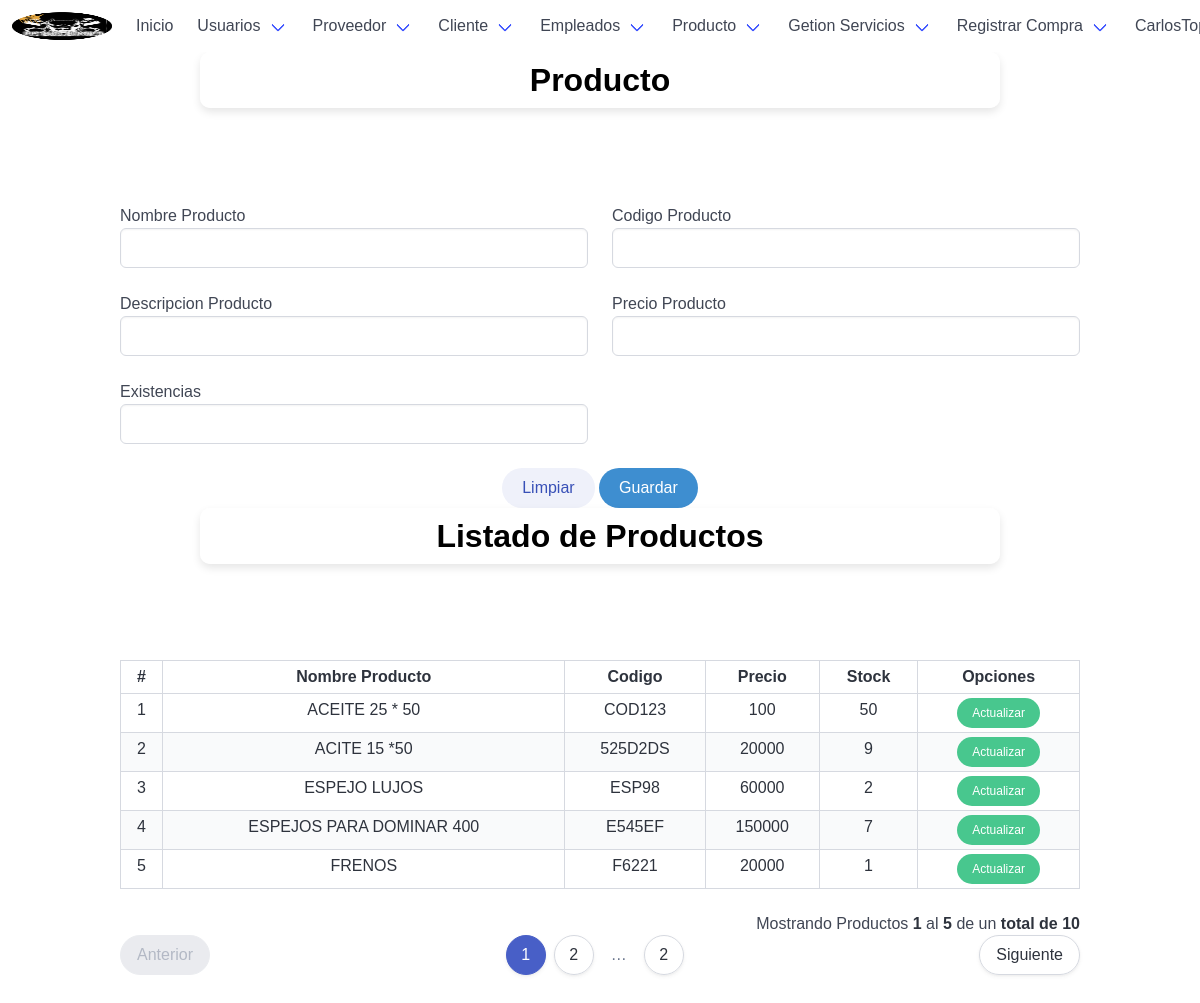
/productNew/ (signed in), run on the app's committed database.
### tables this page shows
CREATE TABLE `producto` (
  `id_producto` int(10) NOT NULL,
  `nom_producto` varchar(45) NOT NULL,
  `codigo` varchar(45) NOT NULL,
  `descripcion` varchar(45) DEFAULT NULL,
  `precio_unitario` int(10) DEFAULT NULL,
  `existencias` int(10) DEFAULT NULL
);

### app/controllers/productController.php (the view, shortened to what this page needs)
<?php
	class productController extends mainModel{
		public function listarProductoControlador($pagina, $registros, $url, $busqueda) {
			$pagina = $this->limpiarCadena($pagina);
			$registros = $this->limpiarCadena($registros);
			$url = $this->limpiarCadena($url);
			$url = APP_URL . $url . "/";
			$busqueda = $this->limpiarCadena($busqueda);
			$tabla = "";
			$pagina = (isset($pagina) && $pagina > 0) ? (int)$pagina : 1;
			$inicio = ($pagina > 0) ? (($pagina * $registros) - $registros) : 0;
			if (isset($busqueda) && $busqueda != "") {
				$consulta_datos = "SELECT * FROM producto WHERE (nom_producto LIKE '%$busqueda%' OR codigo LIKE '%$busqueda%') ORDER BY nom_producto ASC LIMIT $inicio, $registros";
				$consulta_total = "SELECT COUNT(id_producto) FROM producto	WHERE (nom_producto LIKE '%$busqueda%' OR codigo LIKE '%$busqueda%')";
			} else {
				$consulta_datos = "SELECT * FROM producto ORDER BY nom_producto ASC LIMIT $inicio, $registros";
				$consulta_total = "SELECT COUNT(nom_producto) FROM producto";
			}
			$datos = $this->ejecutarConsulta($consulta_datos);
			$datos = $datos->fetchAll();
			$total = $this->ejecutarConsulta($consulta_total);
			$total = (int)$total->fetchColumn();
			$numeroPaginas = ceil($total / $registros);
			$tabla .= '
				<div class="table-container">
				<table class="table is-bordered is-striped is-narrow is-hoverable is-fullwidth">
					<thead>
						<tr>
							<th class="has-text-centered">#</th>
							<th class="has-text-centered">Nombre Producto</th>
							<th class="has-text-centered">Codigo</th>
							<th class="has-text-centered">Precio</th>
							<th class="has-text-centered">Stock</th>
							<th class="has-text-centered" colspan="3">Opciones</th>
						</tr>
					</thead>
					<tbody>
			';
			if ($total >= 1 && $pagina <= $numeroPaginas) {
				$contador = $inicio + 1;
				$pag_inicio = $inicio + 1;
				foreach ($datos as $rows) {
					$tabla .= '
						<tr class="has-text-centered">
							<td>' . $contador . '</td>
							<td>' . $rows['nom_producto'] . '</td>
							<td>' . $rows['codigo']. '</td>
							<td>' . $rows['precio_unitario'] . '</td>
							<td>' . $rows['existencias'] . '</td>
							<td>
								<a href="' . APP_URL . 'productUpdate/' . $rows['id_producto'] . '/" class="button is-success is-rounded is-small">Actualizar</a>
							</td>
						</tr>
					';
					$contador++;
				}
				$pag_final = $contador - 1;
			}
			$tabla .= '</tbody></table></div>';
			if ($total >= 1 && $pagina <= $numeroPaginas) {
				$tabla .= '<p class="has-text-right">Mostrando Productos  <strong>' . $pag_inicio . '</strong> al <strong>' . $pag_final . '</strong> de un <strong>total de ' . $total . '</strong></p>';
				$tabla .= $this->paginadorTablas($pagina, $numeroPaginas, $url, 10);
			}
			return $tabla;
		}
	}

### app/views/css/estilos.css (style rules this page uses)
body,html { height: 100%; width: 100%; }

### app/views/css/informationshop.css (style rules this page uses)
body { margin: 0; padding: 0; font-family: Arial, sans-serif; box-sizing: border-box; overflow-x: hidden; }
p, ul, li { font-size: 1em; line-height: 1.4; }

### data on the page
producto: nom_producto "ACEITE 25 * 50", codigo "COD123", precio_unitario "100", existencias "50"
producto: nom_producto "ACITE 15 *50", codigo "525D2DS", precio_unitario "20000", existencias "9"
producto: nom_producto "ESPEJO LUJOS", codigo "ESP98", precio_unitario "60000", existencias "2"
producto: nom_producto "ESPEJOS PARA DOMINAR 400", codigo "E545EF", precio_unitario "150000", existencias "7"
producto: nom_producto "FRENOS", codigo "F6221", precio_unitario "20000", existencias "1"

### other printed values
$pag_inicio "1"
$pag_final "5"
$total "10"
$numeroPaginas "2"
